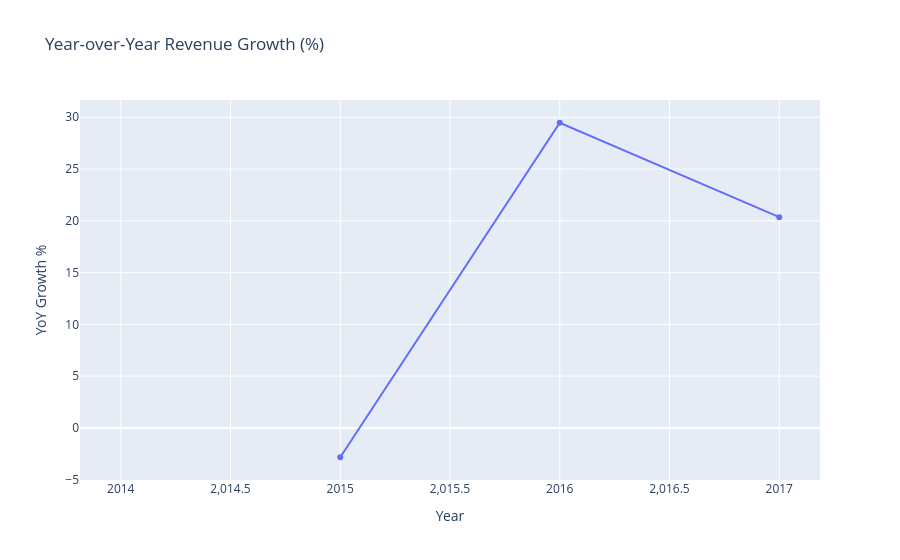

Source (notebook cell):
### Code cell
fig = px.line(
    yearly_sales,
    x="Year",
    y="YoY Growth %",
    markers=True,
    title="Year-over-Year Revenue Growth (%)"
)

fig.show()

### Figure 1 — Plotly figure (JSON) as saved in the notebook; plotly's stock layout.template omitted (floating-point values rounded to 4 significant figures)
{"data": [{"hovertemplate": "Year=%{x}<br>YoY Growth %=%{y}<extra></extra>", "legendgroup": "", "line": {"color": "#636efa", "dash": "solid"}, "marker": {"symbol": "circle"}, "mode": "lines+markers", "name": "", "orientation": "v", "showlegend": false, "type": "scatter", "x": [2014, 2015, 2016, 2017], "xaxis": "x", "y": [NaN, -2.832, 29.47, 20.36], "yaxis": "y"}], "layout": {"legend": {"tracegroupgap": 0}, "title": {"text": "Year-over-Year Revenue Growth (%)"}, "xaxis": {"anchor": "y", "domain": [0, 1], "title": {"text": "Year"}}, "yaxis": {"anchor": "x", "domain": [0, 1], "title": {"text": "YoY Growth %"}}}}
